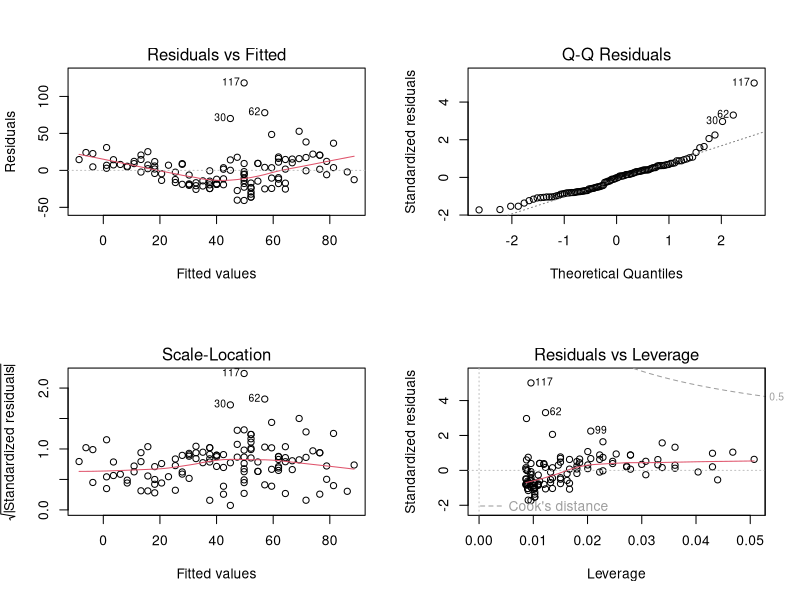
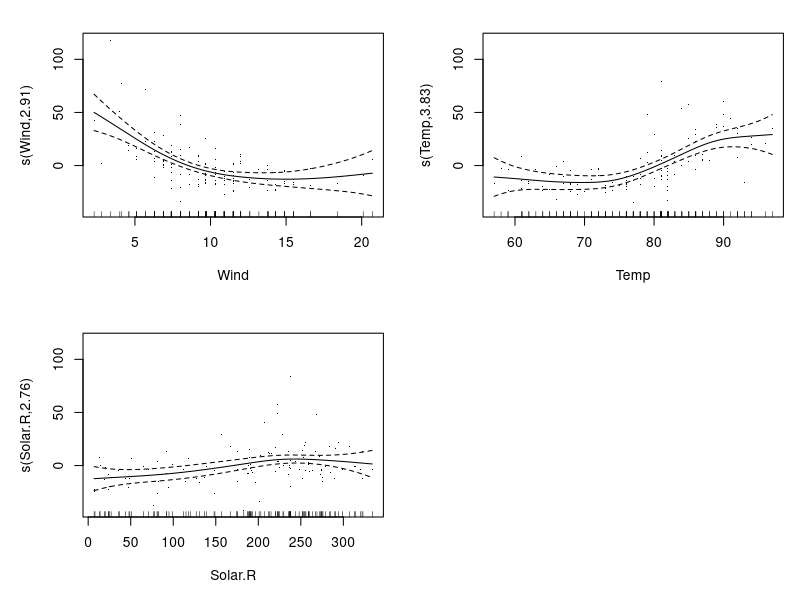
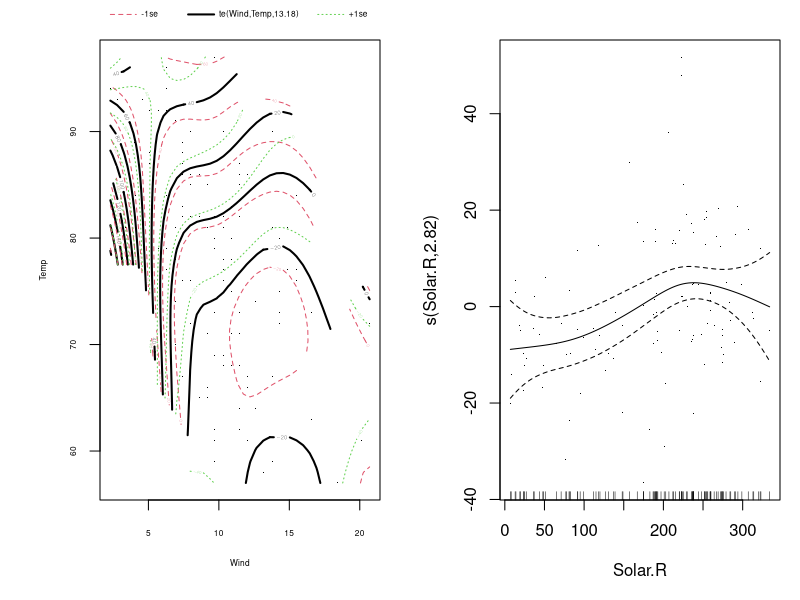
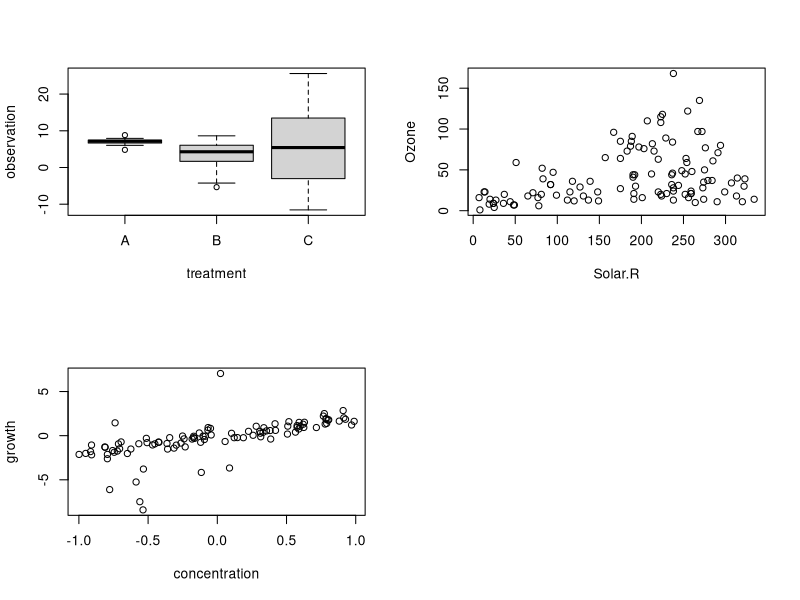
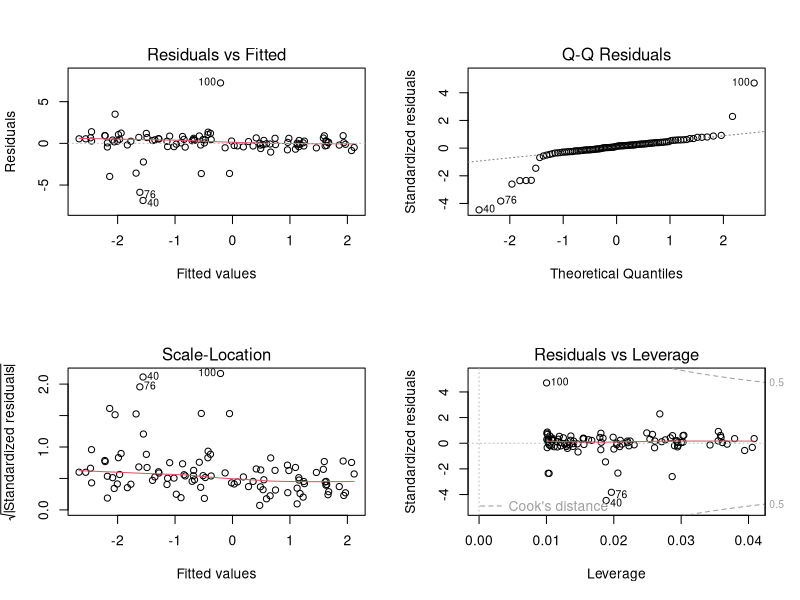
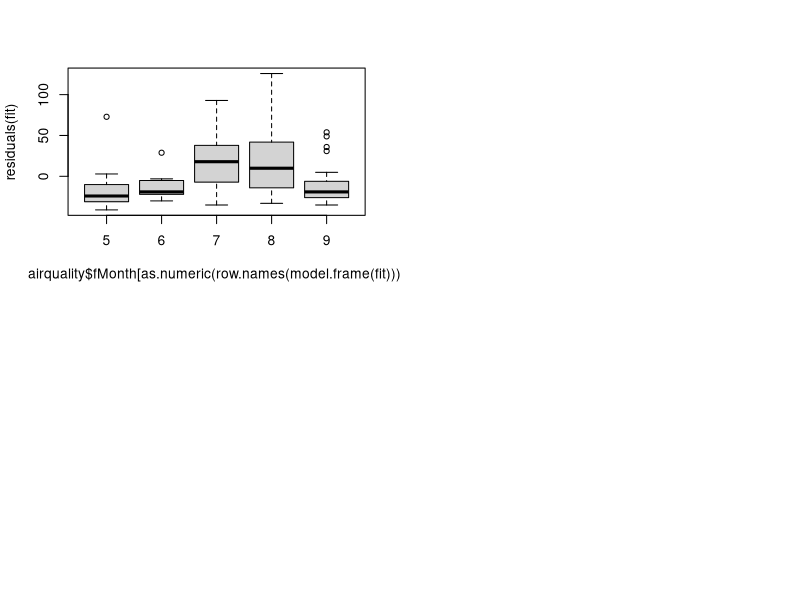
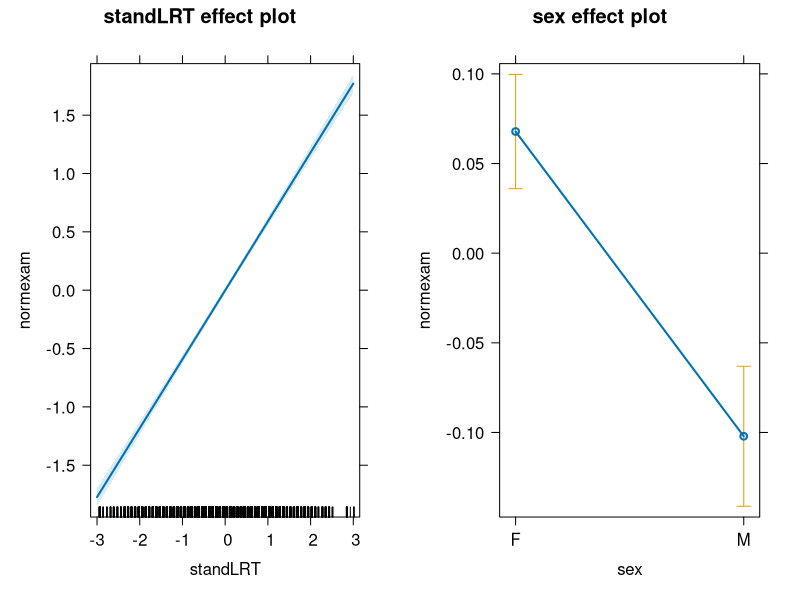
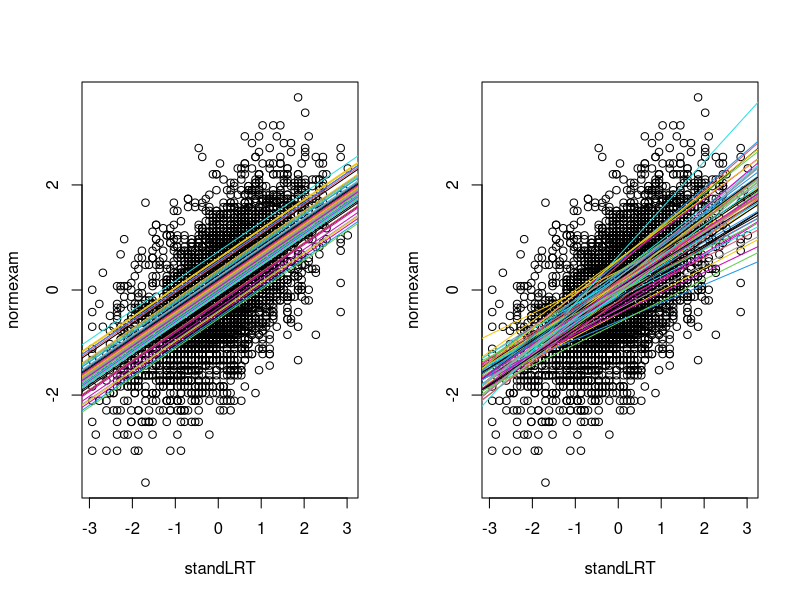

Here is the R script that generated these plots, in order:
## ---- chunk 1

## ---- chunk 2
fit = lm(Ozone ~ Temp , data = airquality)
par(mfrow = c(2, 2))
plot(fit)
## ---- chunk 3
library(mgcv)

fit = gam(Ozone ~ s(Wind) + s(Temp) + s(Solar.R) , data = airquality)
summary(fit)

plot(fit, pages = 1, residuals = T)
AIC(fit)
## ---- chunk 4
fit = lm(Ozone ~ Wind + Temp + Solar.R , data = airquality)
AIC(fit)
## ---- chunk 5
fit = gam(Ozone ~ te(Wind, Temp) + s(Solar.R) , data = airquality)
summary(fit)

plot(fit, pages = 1, residuals = T)
AIC(fit)
## ---- chunk 6
fit = gam(Ozone ~ Wind + s(Temp) + s(Solar.R) , data = airquality)
summary(fit)
## ---- chunk 7
set.seed(125)

data = data.frame(treatment = factor(rep(c("A", "B", "C"), each = 15)))
data$observation = c(7, 2 ,4)[as.numeric(data$treatment)] +
  rnorm( length(data$treatment), sd = as.numeric(data$treatment)^2 )
boxplot(observation ~ treatment, data = data)
## ---- chunk 8
fit = lm(observation ~ treatment, data = data)
#summary(fit)
summary(aov(fit))
## ---- chunk 9
library(nlme)

fit = gls(observation ~ treatment, data = data, weights = varIdent(form = ~ 1 | treatment))
summary(fit)
## ---- chunk 10
anova(fit)
## ---- chunk 11
library(glmmTMB)

fit = glmmTMB(observation ~ treatment, data = data, dispformula = ~ treatment)
## ---- chunk 12
summary(fit)
## ---- chunk 13
plot(Ozone ~ Solar.R, data = airquality)
## ---- chunk 14

## ---- chunk 15
set.seed(123)

n = 100
concentration = runif(n, -1, 1)
growth = 2 * concentration + rnorm(n, sd = 0.5) +
  rbinom(n, 1, 0.05) * rnorm(n, mean = 6*concentration, sd = 6)
plot(growth ~ concentration)
## ---- chunk 16
fit = lm(growth ~ concentration)
par(mfrow = c(2,2))
plot(fit)
## ---- chunk 17
# This is the classic method.
library(MASS)

fit = rlm(growth ~ concentration) 
summary(fit)
# No p-values and not sure if we can trust the confidence intervals.
# Would need to boostrap by hand!

# This is another option that gives us p-values directly.
library(robustbase)

fit = lmrob(growth ~ concentration) 
summary(fit)
## ---- chunk 18
library(quantreg)

fit = rq(growth ~ concentration,.5) 
summary(fit)
summary(fit, se = "boot")
## ---- chunk 19
airquality$fMonth = as.factor(airquality$Month)
## ---- chunk 20
fit = lm(Ozone ~ 1, data = airquality)
## ---- chunk 21
plot(residuals(fit) ~ airquality$fMonth[as.numeric(row.names(model.frame(fit)))])
## ---- chunk 22
fit = lm(Ozone ~ fMonth, data = airquality)
summary(fit)
## ---- chunk 23
library(mlmRev)
library(effects)

mod0 = lm(normexam ~ standLRT + sex , data = Exam)
plot(allEffects(mod0))
## ---- chunk 24
mod1 = lmer(normexam ~ standLRT + sex +  (1 | school), data = Exam)
summary(mod1)
## ---- chunk 25
with(Exam, {
  par(mfrow = c(1, 2))
  randcoef = ranef(mod1)$school[,1]
  fixedcoef = fixef(mod1)
  plot(standLRT, normexam)
    for(i in 1:65){
      abline(a = fixedcoef[1] + randcoef[i], b = fixedcoef[2], col = i)
    }
})
## ---- chunk 26
mod2 = lmer(normexam ~ standLRT + sex +  (standLRT | school), data = Exam)
summary(mod2)
## ---- chunk 27
with(Exam, {
  randcoefI = ranef(mod2)$school[,1]
  randcoefS = ranef(mod2)$school[,2]
  fixedcoef = fixef(mod2)
  plot(standLRT, normexam)
    for(i in 1:65){
      abline(a = fixedcoef[1] + randcoefI[i] , b = fixedcoef[2] + randcoefS[i], col = i)
    }
})
## ---- chunk 28
